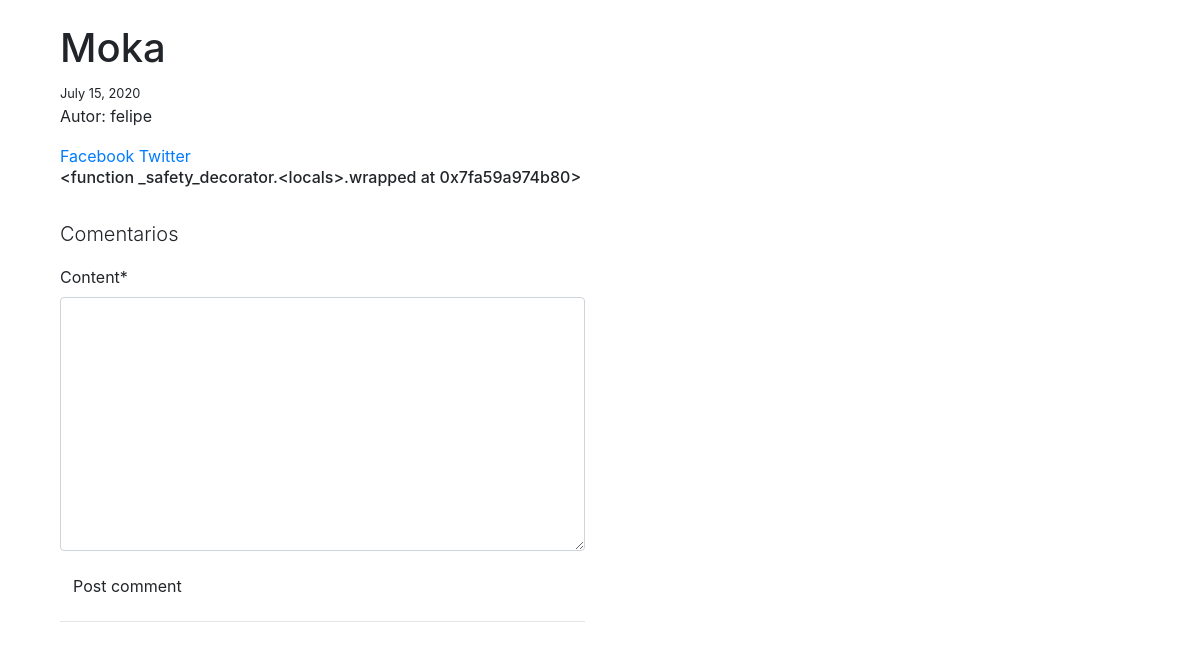
Page /posts/1/ on the earlier database version.
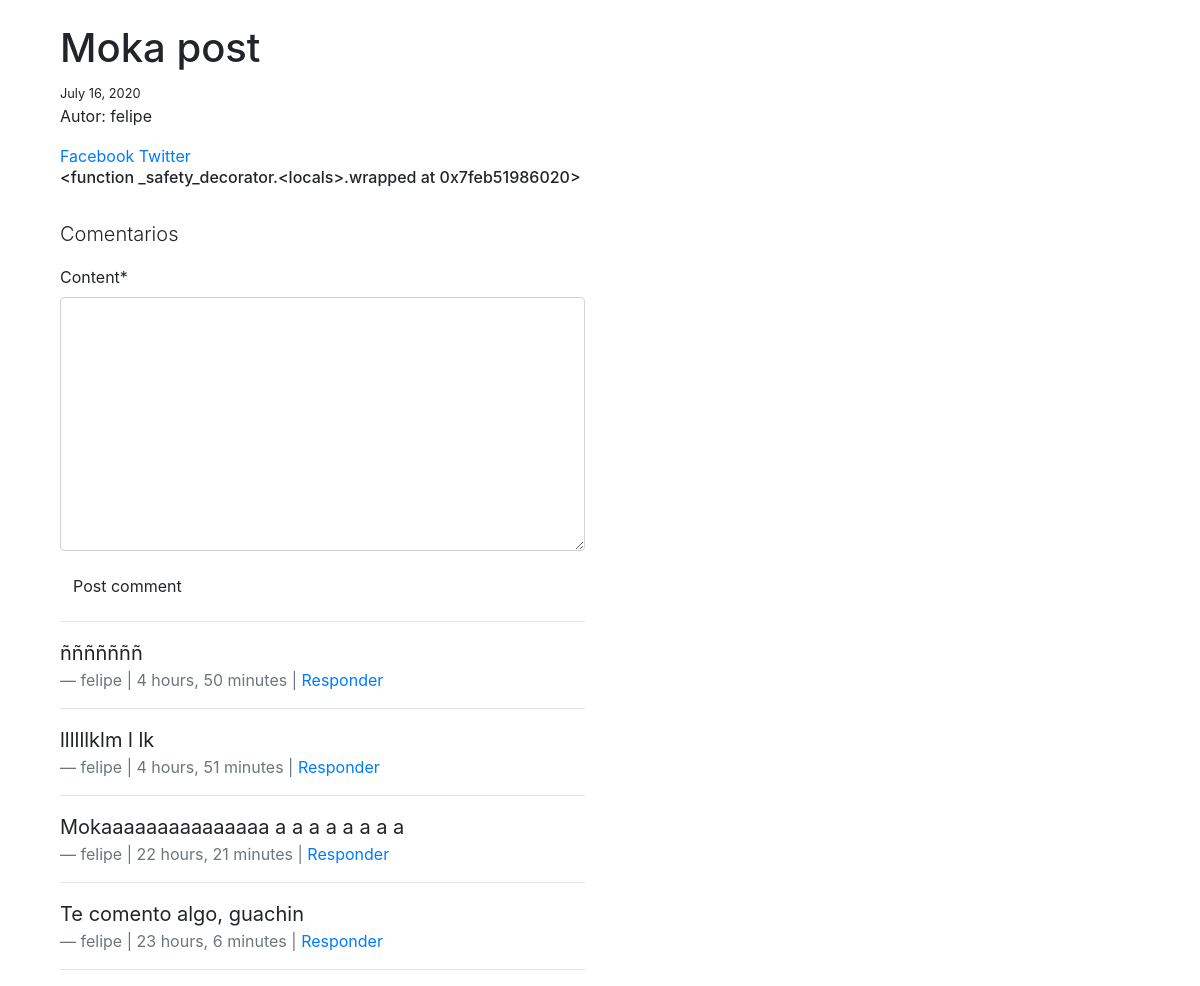
Same page on the later database version.
### blog_app/models.py (models this page shows, shortened)
class Post(models.Model):
    user = models.ForeignKey(settings.AUTH_USER_MODEL, default=1, on_delete=models.CASCADE)
    title = models.CharField(blank=True, max_length=120, null=True)
    slug = models.SlugField(unique=True)
    img = models.ImageField(upload_to=upload_location,
                            blank=True,
                            null=True,
                            height_field="height_field",
                            width_field="width_field")
    height_field = models.IntegerField(default=0)
    width_field = models.IntegerField(default=0)
    content = models.TextField(null=True)
    draft = models.BooleanField(default=False)
    publish = models.DateField(auto_now_add=False)
    update = models.DateTimeField(auto_now_add=True)
    timestamp = models.DateTimeField(auto_now_add=True)
    objects = PostManager()
    class Meta:
        verbose_name = 'post'
        verbose_name_plural = 'Posts'
        ordering = ["-id", "-timestamp", "-update"]
    def get_markdown(self):
        content = self.content
        return mark_safe(markdown(content))
    @property
    def get_content_type(self):
        instance = self
        content_type = ContentType.objects.get_for_model(instance.__class__).model
        return content_type

### comments_app/models.py (models this page shows, shortened)
class Comment(models.Model):
    user = models.ForeignKey(settings.AUTH_USER_MODEL, default=1, on_delete=models.CASCADE)
    content_type = models.ForeignKey(ContentType, on_delete=models.CASCADE)
    object_id = models.PositiveIntegerField()
    content_object = GenericForeignKey('content_type', 'object_id')
    parent = models.ForeignKey('self', null=True, blank=True, on_delete=models.CASCADE)
    content = models.TextField()
    timestamp = models.DateTimeField(auto_now_add=True)
    objects = CommentManager()
    class Meta:
        ordering = ['-timestamp']
    def children(self):
        return Comment.objects.filter(parent=self)

### blog_app/views.py (the view, shortened to what this page needs)
# urls.py: path('<id>/', post_detail, name='detail'),
def post_detail(request, id):
    instance = get_object_or_404(Post, id=id)
    share_string = quote(instance.content)
    initial_data = {
        "content_type": instance.get_content_type,
        "object_id": instance.id
            }
    comment_form = CommentForm(request.POST or None, initial=initial_data)
    comments = Comment.objects.filter_by_instance(instance)
    context = {
        "title": instance.title,
        "obj": instance,
        "share_string": share_string,
        "comments": comments,
        "comment_form": comment_form
    }
    return render(request, "post_detail.html", context)

### comments_app/forms.py
class CommentForm(forms.Form):
    content_type = forms.CharField(widget=forms.HiddenInput)
    object_id = forms.IntegerField(widget=forms.HiddenInput)
    content = forms.CharField(widget=forms.Textarea)

### blog_app/templatetags/urlify.py (called while the page is built)
@register.filter
def urlify(value):
    return quote(value)

### comments_app/models.py (called while the page is built)
    def filter_by_instance(self, instance):
        content_type = ContentType.objects.get_for_model(instance.__class__)
        obj_id = instance.id
        qs = super(CommentManager, self).filter(content_type=content_type, object_id=obj_id).filter(parent=None)
        return qs

### templates/post_detail.html (shortened to what this page needs)
{% extends "_base.html" %}
{% load urlify %}
{% load crispy_forms_tags %}
{% load markdown_deux_tags %}
{% block content %}
<div class="col-sm-6 col-sm-offset-3">
  <h1 class="">{{ title }} </h1>{% if obj.draft %} <span class="">DRAFT</span> {% endif %}
    <small>{{ obj.publish }} </small>
<p class="">Autor: {{ obj.user }}
</p>
<a href="https://www.facebook.com/sharer/sharer.php?u={{ request.build_absolute_uri }}">
  Facebook
</a>
<a href="https://twitter.com/home?status={{ instance.content|urlify  }}%20{{ request.build_absolute_uri }}">
  Twitter
</a>
<div class="row">
<div class="col-sm-12">
<h6 class="post-detail-item"> {{ obj.get_markdown }}   </h6><br>
<div class="">
  <p class="lead">Comentarios</p>
  <form method="POST" action="." class="">
    {{ comment_form|crispy }}
    <input type="submit" value='Post comment' class="btn btn-default">
  </form>
  <hr/>
  {% for com in comments  %}
  <blockquote class="blockquote">
    <p class="mb-0">{{ com.content}}</p>
    <footer class="blockquote-footer">{{ com.user }} | {{ com.timestamp|timesince }}
      | {% if com.children.count > 0 %}{{ com.children.count }} Comentarios | {% endif %}
       <a href="#" class="com-reply-btn">Responder</a>
    </footer>
  </blockquote>
<hr>
  {% endfor %}
</div>
</div>
</div>
</div>
{% endblock content %}

### templates/_base.html (shortened to what this page needs)
{% load static %}
<!DOCTYPE html>
<html lang="en" dir="ltr">
  <head>
    <link rel="stylesheet" href="https://stackpath.bootstrapcdn.com/bootstrap/4.5.0/css/bootstrap.min.css">
    <link rel="stylesheet" href="{% static 'css/base.css' %}" class="">
  </head>
  <body>
    <div class="container">
      {% block content %}
      {% endblock content %}
    </div>
  </body>
</html>

Differences in the rows shown:
changed Post "felipe": title "Moka" → "Moka post"; publish "July 15, 2020" → "July 16, 2020"; get_markdown "<function _safety_decorator.<locals>.wrapped at 0x7fa59a974b80>" → "<function _safety_decorator.<locals>.wrapped at 0x7feb51986020>"
added Comment: content "ñññññññ", user "felipe", timestamp "4 hours, 50 minutes"
added Comment: content "llllllklm l lk", user "felipe", timestamp "4 hours, 51 minutes"
added Comment: content "Mokaaaaaaaaaaaaaaa a a a a a a a a", user "felipe", timestamp "22 hours, 21 minutes"
added Comment: content "Te comento algo, guachin", user "felipe", timestamp "23 hours, 6 minutes"
